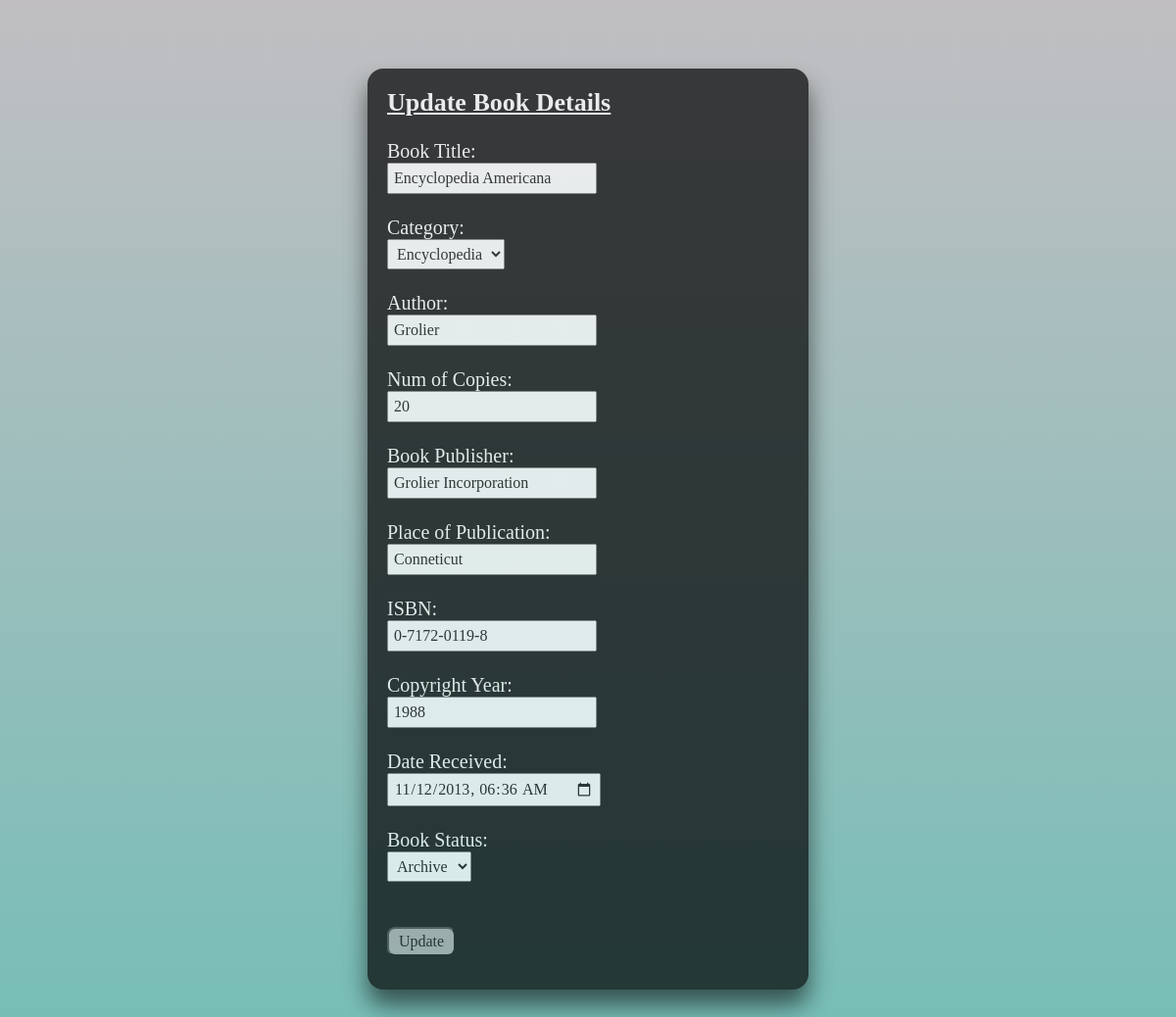
The page /COMP1044_CW_G3/edit_book.php?book_id=16 (signed in) on the database its author committed.
### tables this page shows
CREATE TABLE `book` (
  `book_id` int(12) NOT NULL,
  `book_title` varchar(255) NOT NULL,
  `category_id` int(12) DEFAULT NULL,
  `author` varchar(255) NOT NULL,
  `book_copies` int(12) NOT NULL,
  `book_pub` varchar(255) NOT NULL,
  `place_of_publication` varchar(255) NOT NULL,
  `isbn` varchar(255) NOT NULL,
  `copyright_year` year(4) NOT NULL,
  `date_added` datetime NOT NULL,
  `status` varchar(255) NOT NULL
);

### COMP1044_CW_G3/edit_book.php (the view, shortened to what this page needs)
<?php
    $conn = mysqli_connect("localhost","root","","librarydb");
    $book_id=$_GET["book_id"];
    $status="";
    $res=mysqli_query($conn,"select * from book where book_id=$book_id");
    while($row=mysqli_fetch_array($res)){
        $book_title=$row["book_title"];
        $category_id=$row["category_id"];
        $author=$row["author"];
        $bookcopies=$row["book_copies"];
        $book_pub=$row["book_pub"];
        $place_of_publication=$row["place_of_publication"];
        $isbn=$row["isbn"];
        $copyright_year=$row["copyright_year"];
        $date_receive= date("Y-m-d\TH:i:s", strtotime($row['date_added']));
        $status=$row["status"];
    }
?>
<!DOCTYPE html>
<html lang="en">
<head>
    <link rel="stylesheet" href="style.css">
</head>
<body>
    <form action="" name="f1" method="post">
        <div class="form-group">
            <h1 style="font-size: 26px;"><u>Update Book Details</u></h1><br>
            <label for="book_title">Book Title: </label><br>
            <input type="text" class="form-control" name="book_title" required="" value="<?php echo $book_title; ?>" ><br><br>
            <label for="category_id">Category: </label><br>
            <select class="form-control" name="category_id">
                <option value=5 <?= ($category_id =="5")?"selected": ""?>>Encyclopedia</option>
			</select>
            <br><br>
            <label for="author">Author: </label><br>
            <input type="text" class="form-control" name="author" value="<?php echo $author; ?>" ><br><br>
            <label for="book_copies">Num of Copies: </label><br>
            <input type="number" class="form-control" name="book_copies"  value="<?php echo $bookcopies; ?>" min="1"><br><br>
            <label for="book_pub">Book Publisher: </label><br>
            <input type="text" class="form-control" name="book_pub" value="<?php echo $book_pub; ?>" ><br><br>
            <label for="place_of_publication">Place of Publication: </label><br>
            <input type="text" class="form-control" name="place_of_publication" value="<?php echo $place_of_publication; ?>" ><br><br>
            <label for="isbn">ISBN: </label><br>
            <input type="text" class="form-control" name="isbn"  value="<?php echo $isbn; ?>" ><br><br>
            <label for="copyright_year">Copyright Year: </label><br>
            <input type="text" class="form-control" name="copyright_year"  value="<?php echo $copyright_year; ?>" ><br><br>
            <label for="date_receive">Date Received: </label><br>
            <input type="datetime-local" class="form-control" name="date_receive" value="<?php echo $date_receive; ?>"><br><br>
            <label for="status">Book Status: </label><br>
            <select class="form-control" name="status">
                <option value="Archive" <?= ($status =="Archive")?"selected": ""?>>Archive</option>
			</select>
				<br><br><br>
            <button type="submit" name="update">Update</button>
        </div>
    </form>
</body>
</html>

### COMP1044_CW_G3/style.css (style rules this page uses)
* { margin: 0; padding: 0; box-sizing: border-box; font-family:Tw Cen MT; }

### COMP1044_CW_G3/edit_book.php (style rules this page uses)
body { height: 100px; margin-top: 0px; width: calc(100%); min-height: 180vh; transition: all 0.5s ease; z-index: 2; background: linear-gradient( to top, rgba(44, 173, 158, 0.8), rgba(49, 41, 53, 0.3) ) }
.form-group { height: 940px; width: 450px; background-color: black; margin: 70px auto; opacity: 0.7; color: white; padding: 20px; border-radius: 2vh; font-size: 20px; box-shadow: 0px 16px 24px 0px rgba(0,0,0,0.8); }
.form-control { font-size: 16px; padding: 5px; }
button { height: 40px; width: 300px; border-radius: 1vh; margin-bottom: 10px; font-size: 16px; color: black; width: 70px; height: 30px; opacity: 0.7; }

### rows shown on the page
book: book_title "Encyclopedia Americana", category_id "Encyclopedia", author "Grolier", book_copies "20", book_pub "Grolier Incorporation", place_of_publication "Conneticut", isbn "0-7172-0119-8", copyright_year "1988", date_receive "11/12/2013 06:36", status "Archive"
